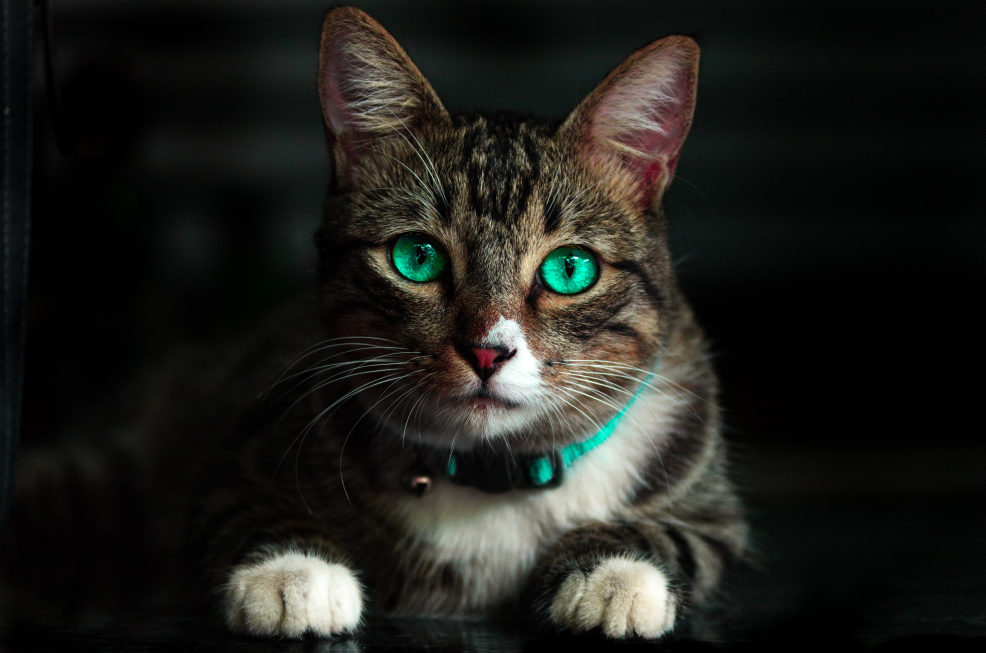
#> input picture CAT.jpg, 4928 x 3264 px (shown at 1/5 size)
$ python Grayscale.py
#> lines starting #> are read from the running program, lines starting #| are printed output that depends on the picture; after the words box and inside, x2 and y2 are one past the last pixel; in counts of white or black regions, pixels touching at a corner belong together
#> further down, img is the input picture: shape (3264, 4928, 3); mean B, G, R 27.9, 32, 31.8
import cv2 as cv

def rescale(frame, scale=0.25):
#> called with scale = 0.25
    width=int(frame.shape[1]*scale)
#> width = 1232
    height=int(frame.shape[0] * scale)
#> height = 816
    dimensions=(width,height)
#> dimensions = (1232, 816)
    return cv.resize(frame,dimensions,interpolation=cv.INTER_AREA)


img=cv.imread("CAT.jpg")
resize=rescale(img)

cv.imshow("Cat",resize)

#Converting to Greyscale
# gray=cv.cvtColor(resize, cv.COLOR_BGR2GRAY)
# cv.imshow("Grey",gray)


#Blurring Images
# blur=cv.GaussianBlur(resize,(7,7),cv.BORDER_DEFAULT)
# cv.imshow("Blur",blur)

#Canny Edges

canny=cv.Canny(resize,125,175)
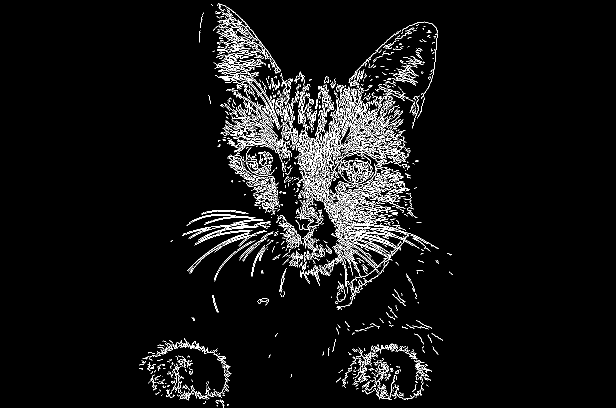
#> canny: shape (816, 1232) (shown at 1/2 size); 4.6% white in thin lines or dots, all inside (x1, y1, x2, y2) = (278, 7, 906, 816)
cv.imshow("Canny",canny )


cv.waitKey(0)
